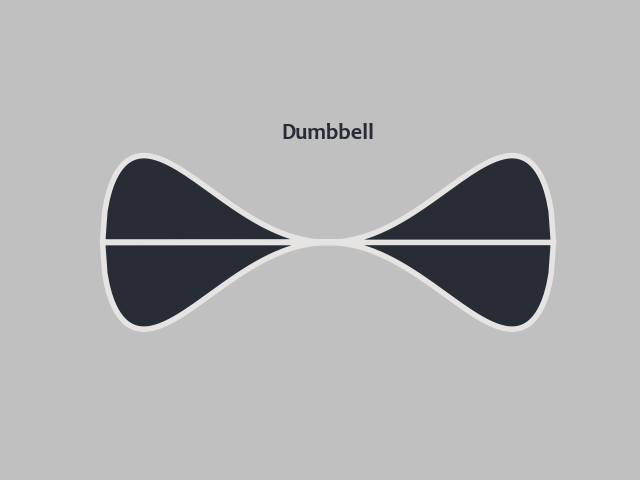

Here is the Python script that generated this plot:
import numpy as np
from matplotlib import pyplot as plt

# Dumbbell
def dumbbell(a=2):
    # this generates the curve in first quadrant
    x = np.linspace(0, 1, 101)
    y = a**2*(x**4 - x**6)**(1/2)
    # this mirrors the curve along x
    x = np.append(x, x)
    y = np.append(y, -y)
    # this mirrors the curve along y
    x = np.append(-x, x)
    y = np.append(y, y)
    return x, y

x, y = dumbbell(a=1)

# #c0c0c0 -> lightgrey
# #282C35 -> ebony color
# #e5e4e2 -> platinum

fig = plt.figure(facecolor='#c0c0c0')
ax = fig.add_subplot(111)

ax.set_aspect('equal')
ax.axis('off')
ax.set_title('Dumbbell', color='#282C35', fontsize=16, fontname='Candara', fontweight='bold')

# once axis are turned off -> ax.axis('off) -> facecolor will also hide 
# ax.set_facecolor("#005A9C")


ax.plot(x, y, linestyle='-', linewidth=4, color='#e5e4e2')
ax.fill_between(x, y, color='#282C35')

fig.savefig('dumbbell.png')

plt.show()